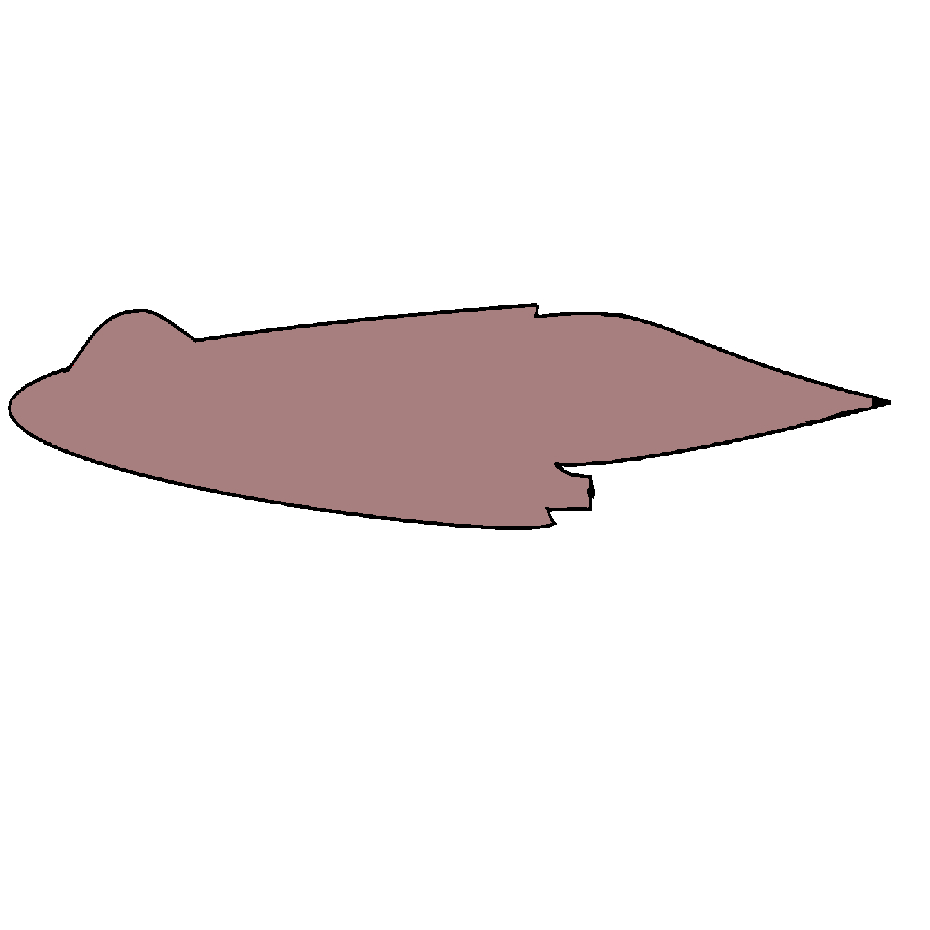
%> input picture Aero I/Panel Method Project/Squid_jet_outline_gimp_fill.jpg, 930 x 930 px
$ octave digitizationCode.m   (GNU Octave 9; MATLAB toolbox functions it lacks are replaced by stand-ins)
%> lines starting %> are read from the running program, lines starting %| are printed output that depends on the picture; in (x1, y1, x2, y2) boxes, pixels count from 0 and x2, y2 are one past the last pixel; in counts of white or black regions, pixels touching at a corner belong together; the program's own positions count from 1
clear all; close all; clc
% Anton Scholten, NCSU
% This basic code will digitalize the contour of an image and give you the
% x, y coordinates of this contour.
% A file named 'Output_edge_coordinates.txt' will be created where you run
% this code and have the number of panels, x-y coordinates.
% IF YOUR PICTURE IS WEIRD, the results may be weird

% For best results, import a JPG picture that has:
% _ white (or light in color) background
% _ no background color within the body of the shape to detect
% _ dark edges
% _ square aspect ratio
% Ideal image is something similar to a clipart

pic = imread('Squid_jet_outline_gimp_fill.jpg'); % Change the name to your picture
%> pic is the input picture: size 930x930x3 uint8; mean R, G, B 240.7, 235.2, 235.2
threshold = 245; % Value between 0 (black) and 255 (white) below which grayscale values are set to zero (black)
num_coordinates = 200; % How many points to save

figure('Name', '', 'NumberTitle', 'off', 'units', 'normalized', 'outerposition', [0.2, 0.2, 0.6, 0.7])
subplot(2, 3, 1)
imshow(pic) % Picture as it is
title('Original')

pic2 = rgb2gray(pic);
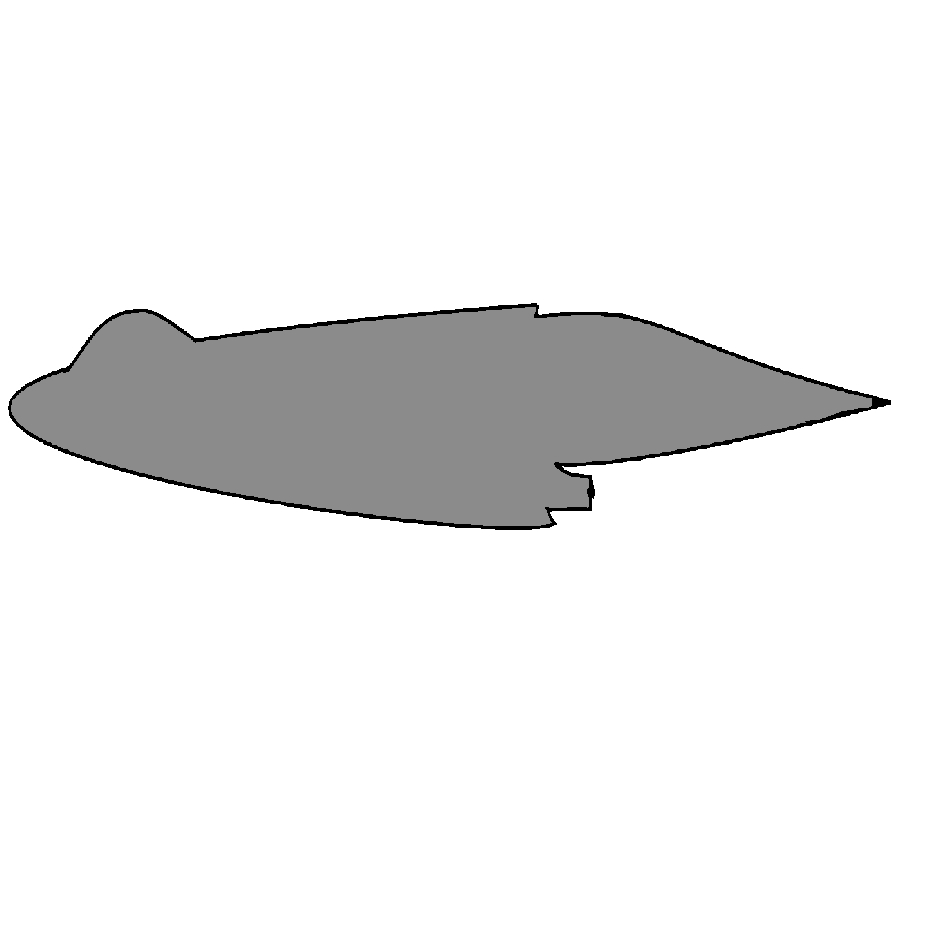
%> pic2: size 930x930 uint8; min 0, max 255, mean 236.9
subplot(2, 3, 2)
imshow(pic2) % Grayscale of the picture
title('Grayscale')

% Fill grayscale
subplot(2, 3, 3)
pic3 = pic2;
pic3(pic3 < threshold) = 0;
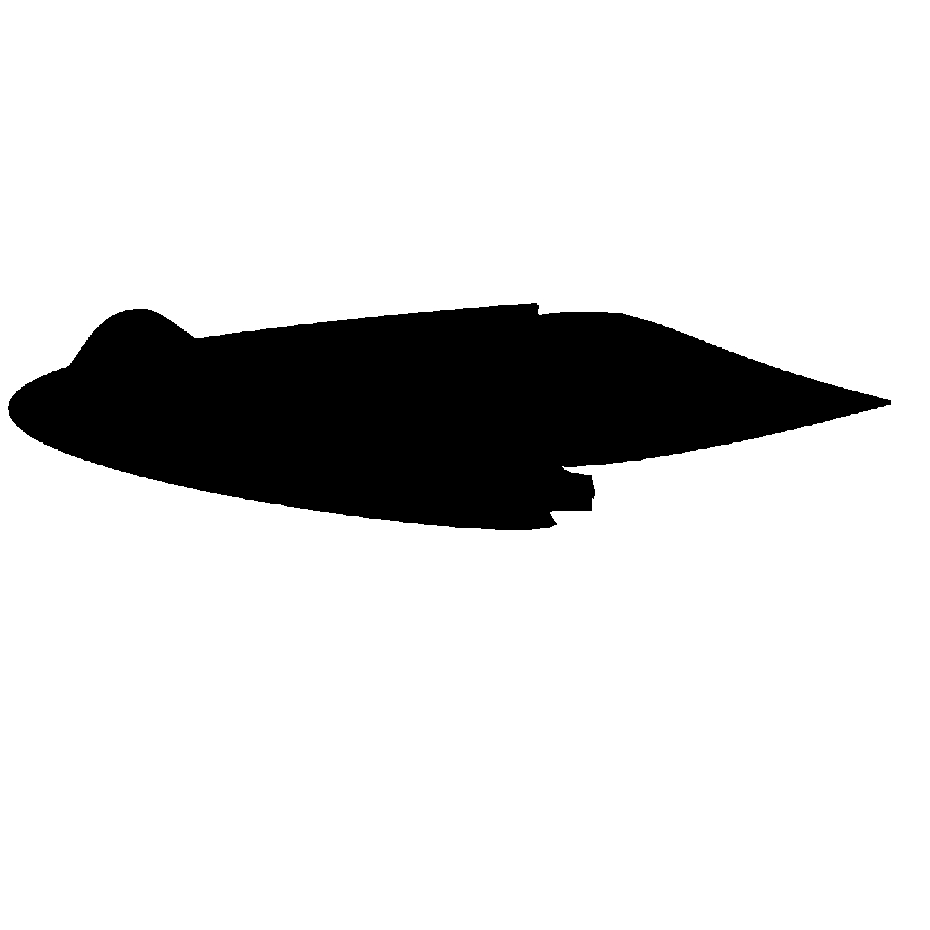
%> pic3: size 930x930 uint8; 13.78% of pixels changed, all inside (x1, y1, x2, y2) = (10, 304, 880, 529)
imshow(pic3) % Filled grayscale
title('Filled grayscale')

% Edge detect
pic4 = edge(pic3);
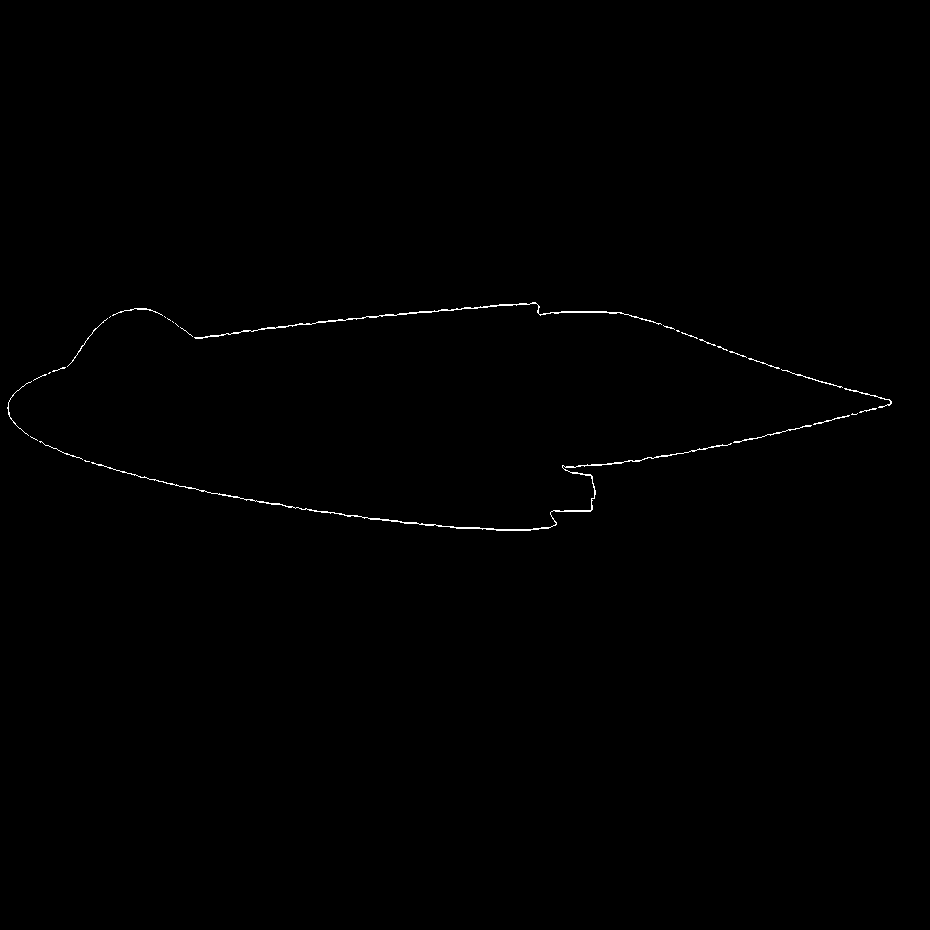
%> pic4: size 930x930 logical; 0.32% white in thin lines or dots, all inside (x1, y1, x2, y2) = (7, 302, 892, 531)
subplot(2, 3, 4)
imshow(~pic4) % Edge
title('Edge detection')

[x, y] = find(rot90(pic4, -1) == 1); % Find indices of edge
%> x = 2769 values from 8 to 892; y = 2769 values from 400 to 628
x = x./size(pic4, 2); % Normalize
%> x = 2769 values, max 0.959 at index 1470, min 0.0086 at index 1437, mean 0.499
y = y./size(pic4, 1);
%> y = 2769 values from 0.43 to 0.675

%% Sort points based on angle
cx = mean(x); % Find centroid of shape
%> cx = 0.499
cy = mean(y);
%> cy = 0.558
a = atan2(y - cy, x - cx); % Find angle between any point and centroid
%> a = 2769 values, max 3.14 at index 1416, min -3.14 at index 1411, mean 0.0155
[sorted_angles, order] = sort(a); % Sort angles in ascending order and remember their index
%> sorted_angles = 2769 values from -3.14 to 3.14; order = 2769 values, max 2769 at index 1981, min 1 at index 694, mean 1385
x_sort = x(order); % Sorted values
%> x_sort = 2769 values, max 0.959 at index 1458, min 0.0086 at index 2764, mean 0.499
y_sort = y(order);
%> y_sort = 2769 values, max 0.675 at index 1981, min 0.43 at index 694, mean 0.558

% Sort by trailing edge
[~, indx] = max(x_sort);
%> indx = 1458
x_sort = flipud([x_sort(indx:end); x_sort(1:indx-1)]);
%> x_sort = 2769 values, max 0.959 at index 2765, min 0.0086 at index 1461, mean 0.499
y_sort = flipud([y_sort(indx:end); y_sort(1:indx-1)]);
%> y_sort = 2769 values, max 0.675 at index 2240, min 0.43 at index 696, mean 0.558

% Bring the shape down to the x-axis
[~, indx] = min(x_sort);
%> indx = 1461
y_sort = y_sort-y_sort(indx);
%> y_sort = 2769 values, max 0.114 at index 2240, min -0.131 at index 696, mean -0.00361

%% Second sorting using closest distance
% This cell of the code was inspired from:
% https://stackoverflow.com/questions/11631934/sort-coordinates-points-in-matlab
data = [x_sort, y_sort];
%> data = 2769 rows, first 12: [0.955 0.0043; 0.956 0.0043; 0.957 0.0043; 0.958 0.0043; 0.953 0.00323; 0.954 0.00323; 0.956 0.00323; 0.957 0.00323; 0.946 0.00215; 0.947 0.00215; 0.948 0.00215; 0.949 0.00215]
dist = pdist2(data, data); % Find distance between each point and the next
dist(dist > 0.01) = Inf; % Get rid of outliers
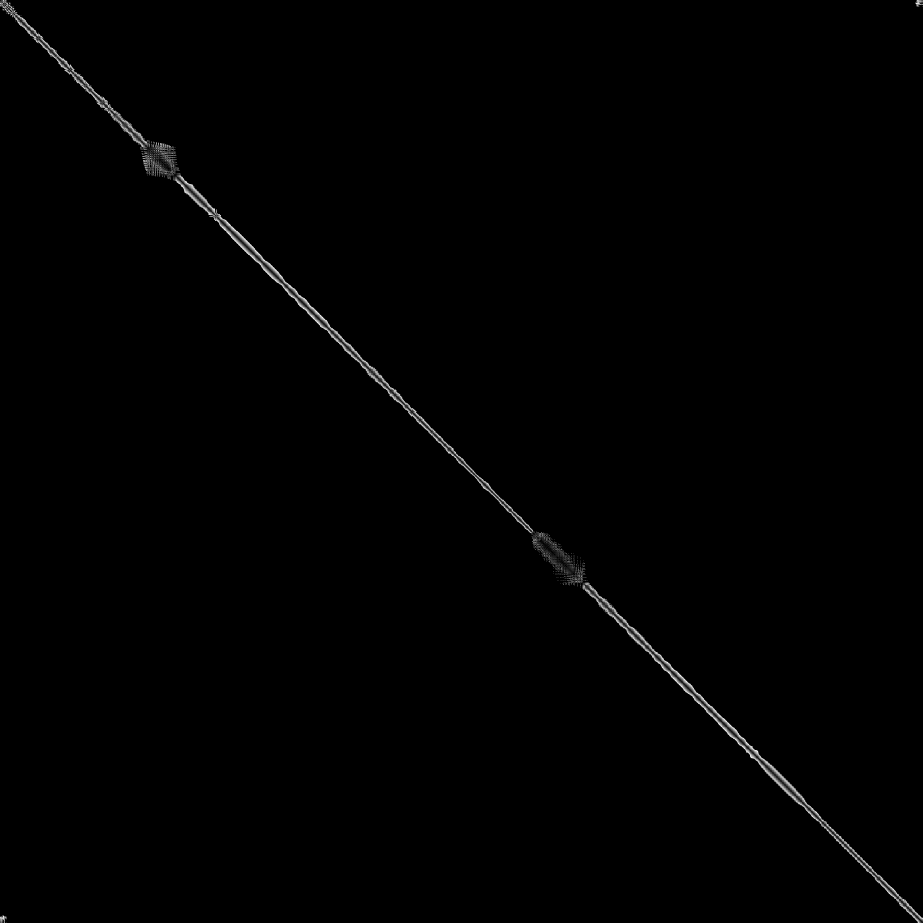
%> dist: size 2769x2769 double (shown at 1/3 size); 98.98% of the values are NaN or infinite; the others: min 0, max 0.00991, mean 0.00519; drawn with min black, max white, NaN and infinite black

result = zeros(1, length(x_sort)); % Pre-allocate
result(1) = 1; % first point is first row in data matrix

for i=[2:length(x_sort)] % Check all the distances
    dist(:, result(i-1)) = Inf; % Set previous distances to infinity so they do not bother the next point's verification
    [~, idx] = min(dist(result(i-1), :)); % Find the next closest point and save it's index
    result(i) = idx;
end
%> this loop made 2768 passes
%> idx on passes 1 to 3: 2, 7, 8
%> after the loop, result = 2769 values, max 2769 at index 1028, min 1 at index 1, mean 567.7

x_sort = x_sort(result);
%> x_sort = 2769 values, max 0.959 at index 1028, min 0.43 at index 591, mean 0.871
y_sort = y_sort(result);
%> y_sort = 2769 values, max 0.113 at index 438, min -0.0613 at index 1016, mean 0.0148


%% Write onto output file
save_index = round(linspace(1, length(x_sort), num_coordinates));
%> save_index = 200 values from 1 to 2769
fid = fopen('Output_edge_coordinates.txt', 'wt');
fprintf(fid, sprintf('%d Number of panels \n', num_coordinates-1));
fclose(fid);
dlmwrite('Output_edge_coordinates.txt', [x_sort(save_index), y_sort(save_index)], '-append', 'delimiter', '\t', 'newline', 'pc', 'precision', 4)

%% Plot to verify order of coordinates
subplot(2, 3, 5) % Plot the unsorted coordinates
p1 = plot(x(1), y(1), 'k.');
hold on
axis([-0.1, 1.1, -0.1, 1.1])
title('Raw edge coordinates')

subplot(2, 3, 6) % Plot coordinates after dual sort
p2 = plot(x_sort(1), y_sort(1), 'b.');
hold on
axis([-0.1, 1.1, -0.6, 0.6])
title('Angle and distance sorting')
tic
for i=round(linspace(1, length(x), 100)) % 300 iterations with a pause of 0.01 second = 3 seconds
    set([p1; p2], {'xdata'}, {x(1:i); x_sort(1:i)}, {'ydata'}, {y(1:i); y_sort(1:i)})
    pause(0.01)
end
%> this loop made 100 passes
%> i on passes 2 to 13: 29, 57, 85, 113, 141, 169, 197, 225, 253, 281, 309, 337
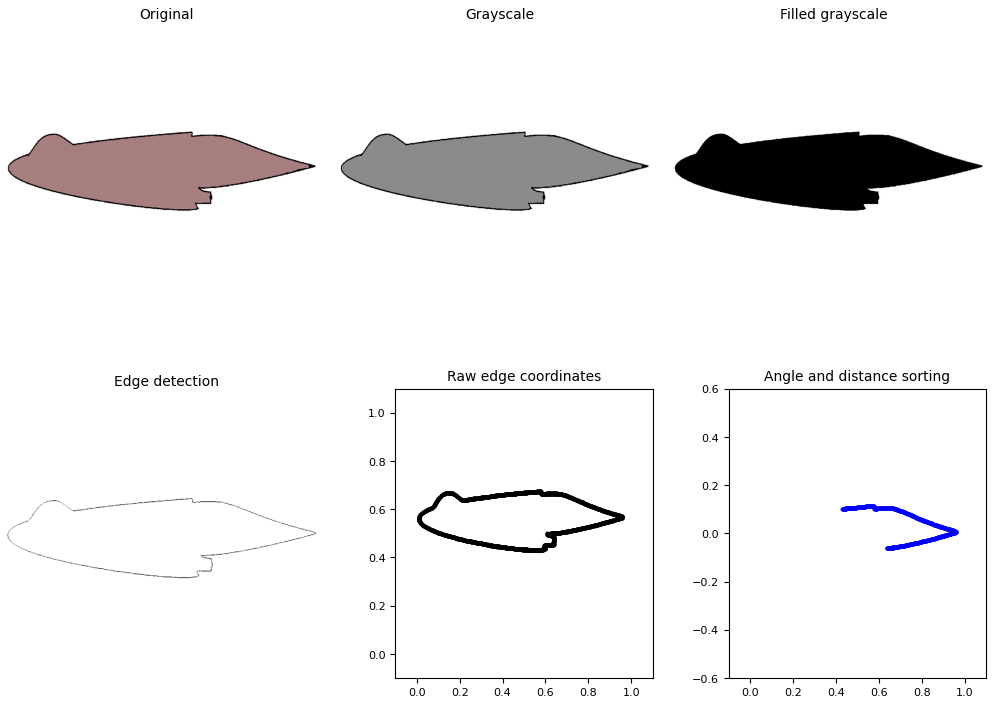
%> figure redrawn from the program's plot data, 6 panels
hold off

figure('Name', 'Saved Coordinates', 'NumberTitle', 'off')
axis([-0.1, 1.1, -0.6, 0.6])
hold on
for i=[1:length(save_index)]
    plot(x_sort(save_index(i)), y_sort(save_index(i)), '+k')
    pause(0.01)
end
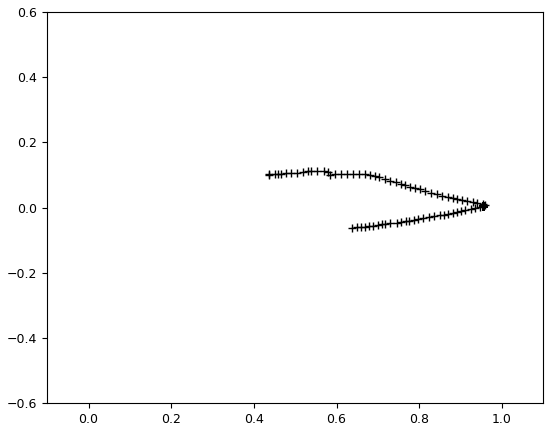
%> figure redrawn from the program's plot data
hold off
